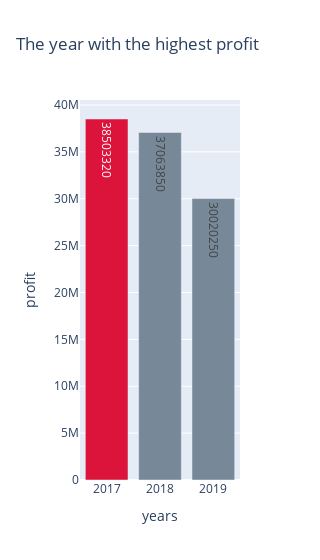

Write notebook code for a chart like this one.
### Code cell
colors = ['lightslategray',] * 5
colors[0] = 'crimson'


fig = go.Figure(data = [go.Bar(x= data4.years,
                              y= data4.profit,
                              text = data4.profit,
                              textposition = 'auto',
                              marker_color = colors)])
fig.update_layout(width= 300,
                  xaxis_title= 'years',
                  yaxis_title = 'profit',
                 title_text = 'The year with the highest profit')
fig.show()

### Figure 1 — Plotly figure (JSON) as saved in the notebook; plotly's stock layout.template omitted (floating-point values rounded to 4 significant figures)
{"data": [{"marker": {"color": ["crimson", "lightslategray", "lightslategray", "lightslategray", "lightslategray"]}, "text": [38503320, 37063850, 30020250], "textposition": "auto", "type": "bar", "x": [2017, 2018, 2019], "y": [38503320, 37063850, 30020250]}], "layout": {"title": {"text": "The year with the highest profit"}, "width": 300, "xaxis": {"title": {"text": "years"}}, "yaxis": {"title": {"text": "profit"}}}}
